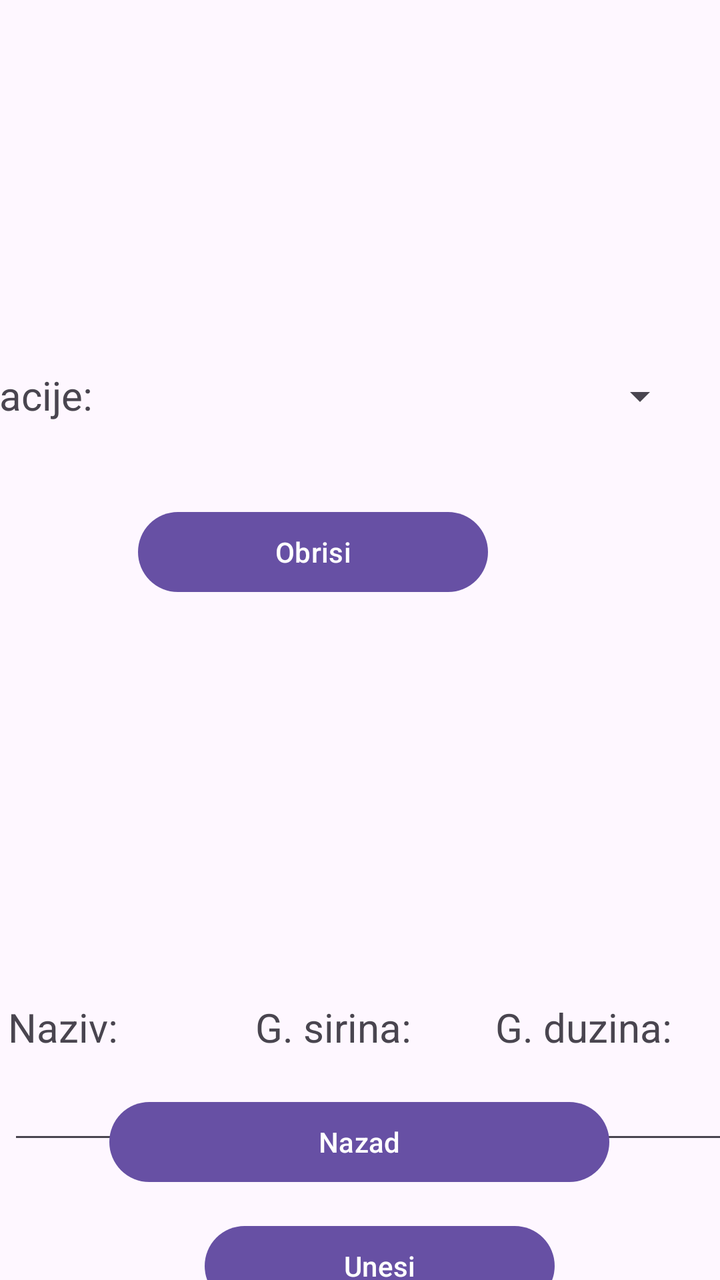
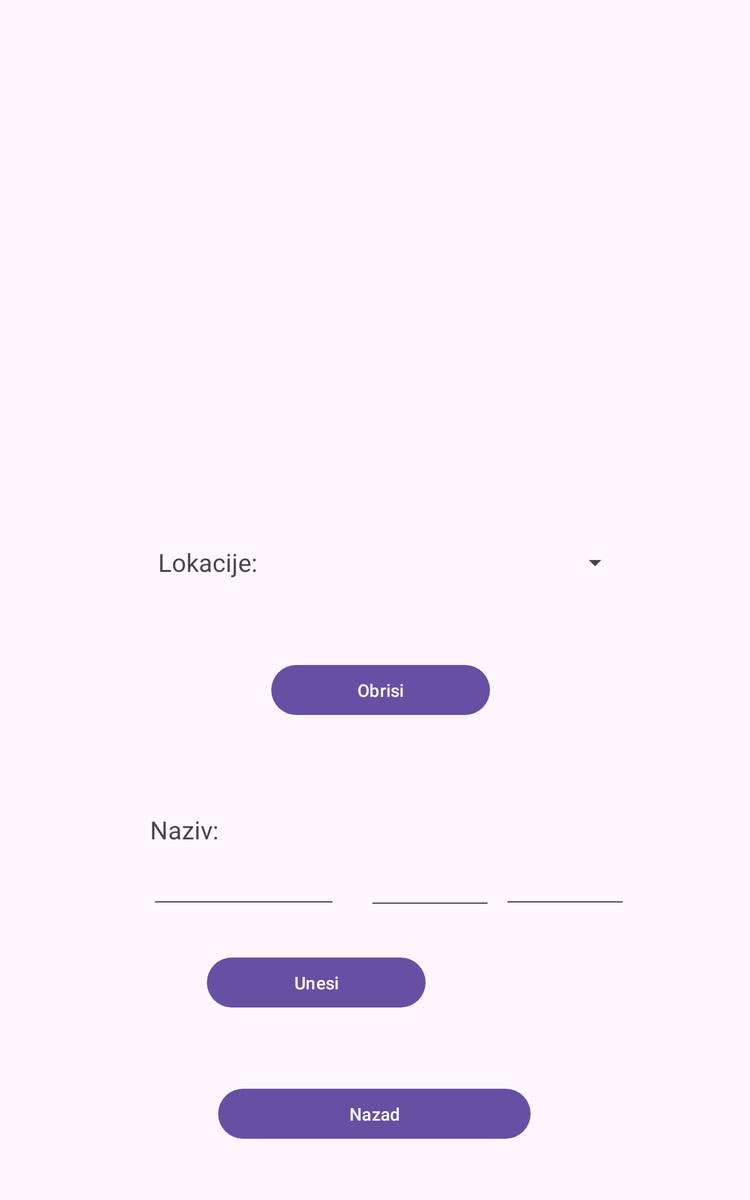

Compare how this app lays out the same screen by default and in its alternative resource folder. The renders come first, then the two layout files and the values they reference.
<!-- AndroidManifest.xml: application theme Theme.Projekat -->
<!-- res/layout/activity_manipulacija_lokacijama.xml -->
<?xml version="1.0" encoding="utf-8"?>
<androidx.constraintlayout.widget.ConstraintLayout xmlns:android="http://schemas.android.com/apk/res/android"
    xmlns:app="http://schemas.android.com/apk/res-auto"
    xmlns:tools="http://schemas.android.com/tools"
    android:id="@+id/main"
    android:layout_width="match_parent"
    android:layout_height="match_parent"
    tools:context=".ManipulacijaLokacijamaActivity">

    <EditText
        android:id="@+id/etGDuzina"
        android:layout_width="100dp"
        android:layout_height="50dp"
        android:layout_marginStart="23dp"
        android:ems="10"
        android:inputType="text"
        app:layout_constraintStart_toEndOf="@+id/etGSirina"
        app:layout_constraintTop_toBottomOf="@+id/textView3" />

    <EditText
        android:id="@+id/etGSirina"
        android:layout_width="100dp"
        android:layout_height="50dp"
        android:layout_marginStart="22dp"
        android:ems="10"
        android:inputType="text"
        app:layout_constraintStart_toEndOf="@+id/etNaziv"
        app:layout_constraintTop_toBottomOf="@+id/textView" />

    <Button
        android:id="@+id/btnUnesi"
        android:layout_width="175dp"
        android:layout_height="wrap_content"
        android:layout_marginStart="150dp"
        android:layout_marginTop="32dp"
        android:layout_marginEnd="171dp"
        android:text="Unesi"
        app:layout_constraintEnd_toEndOf="parent"
        app:layout_constraintHorizontal_bias="0.352"
        app:layout_constraintStart_toStartOf="parent"
        app:layout_constraintTop_toBottomOf="@+id/etNaziv" />

    <EditText
        android:id="@+id/etNaziv"
        android:layout_width="150dp"
        android:layout_height="50dp"
        android:layout_marginStart="4dp"
        android:ems="10"
        android:inputType="text"
        app:layout_constraintStart_toStartOf="parent"
        app:layout_constraintTop_toBottomOf="@+id/textView" />

    <TextView
        android:id="@+id/textView"
        android:layout_width="wrap_content"
        android:layout_height="wrap_content"
        android:layout_marginTop="200dp"
        android:text="Naziv:"
        android:textSize="20sp"
        app:layout_constraintBottom_toTopOf="@+id/etNaziv"
        app:layout_constraintStart_toStartOf="@+id/etNaziv"
        app:layout_constraintTop_toBottomOf="@+id/btnObrisi" />

    <Button
        android:id="@+id/btnNazad5"
        android:layout_width="250dp"
        android:layout_height="wrap_content"
        android:layout_marginStart="80dp"
        android:layout_marginEnd="81dp"
        android:layout_marginBottom="45dp"
        android:text="Nazad"
        app:layout_constraintBottom_toBottomOf="parent"
        app:layout_constraintEnd_toEndOf="parent"
        app:layout_constraintStart_toStartOf="parent" />

    <TextView
        android:id="@+id/textView2"
        android:layout_width="wrap_content"
        android:layout_height="wrap_content"
        android:layout_marginTop="200dp"
        android:layout_marginEnd="42dp"
        android:text="G. sirina:"
        android:textSize="20sp"
        app:layout_constraintBottom_toTopOf="@+id/etGSirina"
        app:layout_constraintEnd_toStartOf="@+id/textView3"
        app:layout_constraintTop_toBottomOf="@+id/btnObrisi" />

    <TextView
        android:id="@+id/textView3"
        android:layout_width="wrap_content"
        android:layout_height="wrap_content"
        android:layout_marginTop="200dp"
        android:layout_marginEnd="24dp"
        android:text="G. duzina:"
        android:textSize="20sp"
        app:layout_constraintBottom_toTopOf="@+id/etGDuzina"
        app:layout_constraintEnd_toEndOf="parent"
        app:layout_constraintTop_toBottomOf="@+id/btnObrisi" />

    <Spinner
        android:id="@+id/spinner"
        android:layout_width="278dp"
        android:layout_height="20dp"
        android:layout_marginTop="188dp"
        android:layout_marginEnd="16dp"
        app:layout_constraintEnd_toEndOf="parent"
        app:layout_constraintTop_toTopOf="parent" />

    <TextView
        android:id="@+id/textView4"
        android:layout_width="wrap_content"
        android:layout_height="wrap_content"
        android:layout_marginTop="184dp"
        android:layout_marginEnd="20dp"
        android:text="Lokacije:"
        android:textSize="20sp"
        app:layout_constraintEnd_toStartOf="@+id/spinner"
        app:layout_constraintTop_toTopOf="parent" />

    <Button
        android:id="@+id/btnObrisi"
        android:layout_width="175dp"
        android:layout_height="wrap_content"
        android:layout_marginTop="44dp"
        android:layout_marginEnd="116dp"
        android:text="Obrisi"
        app:layout_constraintEnd_toEndOf="parent"
        app:layout_constraintTop_toBottomOf="@+id/spinner" />

</androidx.constraintlayout.widget.ConstraintLayout>
<!-- resources referenced by this layout -->
<resources>
  <!-- from res/values-v23/ -->
  <style name="Theme.Projekat" parent="Base.Theme.Projekat">
      
      <item name="android:navigationBarColor">@android:color/transparent</item>
      <item name="android:statusBarColor">@android:color/transparent</item>
      <item name="android:windowLightStatusBar">?attr/isLightTheme</item>
    </style>
  <style name="Base.Theme.Projekat" parent="Theme.Material3.DayNight.NoActionBar">
          
          
      </style>
</resources>
<!-- res/layout-sw600dp/activity_manipulacija_lokacijama.xml (the repository's variant of the layout above) -->
<!-- drawn on a 7-inch tablet held upright -->
<?xml version="1.0" encoding="utf-8"?>
<androidx.constraintlayout.widget.ConstraintLayout xmlns:android="http://schemas.android.com/apk/res/android"
    xmlns:app="http://schemas.android.com/apk/res-auto"
    xmlns:tools="http://schemas.android.com/tools"
    android:id="@+id/main"
    android:layout_width="match_parent"
    android:layout_height="match_parent"
    tools:context=".ManipulacijaLokacijamaActivity"
    tools:layout_editor_absoluteX="69dp"
    tools:layout_editor_absoluteY="488dp">

    <EditText
        android:id="@+id/etGDuzina"
        android:layout_width="100dp"
        android:layout_height="50dp"
        android:layout_marginStart="8dp"
        android:layout_marginBottom="32dp"
        android:ems="10"
        android:inputType="text"
        app:layout_constraintBottom_toTopOf="@+id/btnUnesi"
        app:layout_constraintStart_toEndOf="@+id/etGSirina" />

    <TextView
        android:id="@+id/textView"
        android:layout_width="wrap_content"
        android:layout_height="wrap_content"
        android:layout_marginStart="120dp"
        android:layout_marginBottom="3dp"
        android:text="Naziv:"
        android:textSize="20sp"
        app:layout_constraintBottom_toTopOf="@+id/etNaziv"
        app:layout_constraintStart_toStartOf="parent" />

    <TextView
        android:id="@+id/textView3"
        android:layout_width="wrap_content"
        android:layout_height="wrap_content"
        android:layout_marginEnd="336dp"
        android:text="G. duzina:"
        android:textSize="20sp"
        app:layout_constraintBottom_toTopOf="@+id/etGDuzina"
        app:layout_constraintEnd_toStartOf="@+id/textView4" />

    <EditText
        android:id="@+id/etNaziv"
        android:layout_width="150dp"
        android:layout_height="50dp"
        android:layout_marginStart="120dp"
        android:layout_marginBottom="230dp"
        android:ems="10"
        android:inputType="text"
        app:layout_constraintBottom_toBottomOf="parent"
        app:layout_constraintStart_toStartOf="parent" />

    <TextView
        android:id="@+id/textView2"
        android:layout_width="wrap_content"
        android:layout_height="wrap_content"
        android:layout_marginEnd="36dp"
        android:text="G. sirina:"
        android:textSize="20sp"
        app:layout_constraintBottom_toTopOf="@+id/etGSirina"
        app:layout_constraintEnd_toStartOf="@+id/textView3" />

    <Button
        android:id="@+id/btnUnesi"
        android:layout_width="175dp"
        android:layout_height="wrap_content"
        android:layout_marginStart="150dp"
        android:layout_marginTop="32dp"
        android:layout_marginEnd="171dp"
        android:text="Unesi"
        app:layout_constraintEnd_toEndOf="parent"
        app:layout_constraintHorizontal_bias="0.149"
        app:layout_constraintStart_toStartOf="parent"
        app:layout_constraintTop_toBottomOf="@+id/etNaziv" />

    <EditText
        android:id="@+id/etGSirina"
        android:layout_width="100dp"
        android:layout_height="50dp"
        android:layout_marginStart="24dp"
        android:layout_marginTop="4dp"
        android:ems="10"
        android:inputType="text"
        app:layout_constraintStart_toEndOf="@+id/etNaziv"
        app:layout_constraintTop_toBottomOf="@+id/textView" />

    <Button
        android:id="@+id/btnNazad5"
        android:layout_width="250dp"
        android:layout_height="wrap_content"
        android:layout_marginStart="80dp"
        android:layout_marginEnd="81dp"
        android:layout_marginBottom="45dp"
        android:text="Nazad"
        app:layout_constraintBottom_toBottomOf="parent"
        app:layout_constraintEnd_toEndOf="parent"
        app:layout_constraintStart_toStartOf="parent" />

    <Spinner
        android:id="@+id/spinner"
        android:layout_width="278dp"
        android:layout_height="20dp"
        android:layout_marginTop="440dp"
        android:layout_marginEnd="100dp"
        app:layout_constraintEnd_toEndOf="parent"
        app:layout_constraintTop_toTopOf="parent" />

    <TextView
        android:id="@+id/textView4"
        android:layout_width="wrap_content"
        android:layout_height="wrap_content"
        android:layout_marginTop="436dp"
        android:layout_marginEnd="16dp"
        android:text="Lokacije:"
        android:textSize="20sp"
        app:layout_constraintEnd_toStartOf="@+id/spinner"
        app:layout_constraintTop_toTopOf="parent" />

    <Button
        android:id="@+id/btnObrisi"
        android:layout_width="175dp"
        android:layout_height="wrap_content"
        android:layout_marginTop="68dp"
        android:layout_marginEnd="208dp"
        android:text="Obrisi"
        app:layout_constraintEnd_toEndOf="parent"
        app:layout_constraintTop_toBottomOf="@+id/spinner" />

</androidx.constraintlayout.widget.ConstraintLayout>
